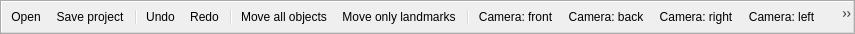
<?xml version="1.0" encoding="UTF-8"?>
<ui version="4.0">
 <class>mqMainControlsToolbar</class>
 <widget class="QToolBar" name="mqMainControlsToolbar">
  <property name="geometry">
   <rect>
    <x>0</x>
    <y>0</y>
    <width>855</width>
    <height>34</height>
   </rect>
  </property>
  <property name="windowTitle">
   <string>Main Controls</string>
  </property>
  <property name="orientation">
   <enum>Qt::Horizontal</enum>
  </property>
  <action name="actionOpenData">
   <property name="icon">
    <iconset resource="../Icons/icons.qrc">
     <normaloff>:/Icons/fileopen.png</normaloff>:/Icons/fileopen.png</iconset>
   </property>
   <property name="text">
    <string>Open...</string>
   </property>
   <property name="statusTip">
    <string>Open</string>
   </property>
   <property name="PV_MUST_BE_MASTER_TO_SHOW" stdset="0">
    <bool>true</bool>
   </property>
  </action>
  <action name="actionSaveData">
   <property name="icon">
    <iconset resource="../Icons/icons.qrc">
     <normaloff>:/Icons/filesave.png</normaloff>:/Icons/filesave.png</iconset>
   </property>
   <property name="text">
    <string>Save project...</string>
   </property>
   <property name="toolTip">
    <string>Save project...</string>
   </property>
   <property name="PV_MUST_BE_MASTER_TO_SHOW" stdset="0">
    <bool>true</bool>
   </property>
  </action>
  <action name="actionUndo">
   <property name="icon">
    <iconset resource="../Icons/icons.qrc">
     <normaloff>:/Icons/undo.png</normaloff>:/Icons/undo.png</iconset>
   </property>
   <property name="text">
    <string>&amp;Undo</string>
   </property>
  </action>
  <action name="actionRedo">
   <property name="icon">
    <iconset resource="../Icons/icons.qrc">
     <normaloff>:/Icons/redo.png</normaloff>:/Icons/redo.png</iconset>
   </property>
   <property name="text">
    <string>&amp;Redo</string>
   </property>
  </action>
  <action name="actionCameraFront">
   <property name="icon">
    <iconset resource="../Icons/icons.qrc">
     <normaloff>:/Icons/camera_front.png</normaloff>
     <normalon>:/Icons/camera_front.png</normalon>:/Icons/camera_front.png</iconset>
   </property>
   <property name="text">
    <string>Camera: front</string>
   </property>
   <property name="toolTip">
    <string>Move Camera: view objects from front side</string>
   </property>
  </action>
  <action name="actionCameraLeft">
   <property name="icon">
    <iconset resource="../Icons/icons.qrc">
     <normaloff>:/Icons/camera_left.png</normaloff>
     <normalon>:/Icons/camera_left.png</normalon>:/Icons/camera_left.png</iconset>
   </property>
   <property name="text">
    <string>Camera: left</string>
   </property>
   <property name="toolTip">
    <string>Move Camera: view objects from left side</string>
   </property>
  </action>
  <action name="actionCameraRight">
   <property name="icon">
    <iconset resource="../Icons/icons.qrc">
     <normaloff>:/Icons/camera_right.png</normaloff>
     <normalon>:/Icons/camera_right.png</normalon>:/Icons/camera_right.png</iconset>
   </property>
   <property name="text">
    <string>Camera: right</string>
   </property>
   <property name="toolTip">
    <string>Move Camera: view objects from right side</string>
   </property>
  </action>
  <action name="actionCameraAbove">
   <property name="icon">
    <iconset>
     <normaloff>Icons/camera_above.png</normaloff>
     <normalon>:/Icons/camera_above.png</normalon>Icons/camera_above.png</iconset>
   </property>
   <property name="text">
    <string>Camera: above</string>
   </property>
   <property name="toolTip">
    <string>Move Camera: view objects from above</string>
   </property>
  </action>
  <action name="actionCameraBelow">
   <property name="icon">
    <iconset resource="../Icons/icons.qrc">
     <normaloff>:/Icons/camera_below.png</normaloff>
     <normalon>:/Icons/camera_below.png</normalon>:/Icons/camera_below.png</iconset>
   </property>
   <property name="text">
    <string>Camera: below</string>
   </property>
   <property name="toolTip">
    <string>Move Camera: underneath view</string>
   </property>
  </action>
  <action name="actionCameraBack">
   <property name="icon">
    <iconset resource="../Icons/icons.qrc">
     <normaloff>:/Icons/camera_back.png</normaloff>
     <normalon>:/Icons/camera_back.png</normalon>:/Icons/camera_back.png</iconset>
   </property>
   <property name="text">
    <string>Camera: back</string>
   </property>
   <property name="toolTip">
    <string>Move Camera: view objects from back side</string>
   </property>
  </action>
  <action name="actionGridToggle">
   <property name="checkable">
    <bool>true</bool>
   </property>
   <property name="icon">
    <iconset resource="../Icons/icons.qrc">
     <normaloff>:/Icons/grid.png</normaloff>
     <normalon>:/Icons/grid.png</normalon>:/Icons/grid.png</iconset>
   </property>
   <property name="text">
    <string>Grid: show/hide</string>
   </property>
   <property name="toolTip">
    <string>Grid : show or hide</string>
   </property>
  </action>
  <action name="actionOrientationHelperToggle">
   <property name="checkable">
    <bool>true</bool>
   </property>
   <property name="icon">
    <iconset resource="../Icons/icons.qrc">
     <normaloff>:/Icons/orientation_helper.png</normaloff>
     <normalon>:/Icons/orientation_helper.png</normalon>:/Icons/orientation_helper.png</iconset>
   </property>
   <property name="text">
    <string>Orientation helper: show/hide</string>
   </property>
   <property name="toolTip">
    <string>Orientation helper : show or hide</string>
   </property>
  </action>
  <action name="actionCameraCentreOfMassToggle">
   <property name="checkable">
    <bool>true</bool>
   </property>
   <property name="icon">
    <iconset resource="../Icons/icons.qrc">
     <normaloff>:/Icons/move_cam.png</normaloff>
     <normalon>:/Icons/move_cam2.png</normalon>:/Icons/move_cam.png</iconset>
   </property>
   <property name="text">
    <string>Camera mode: toggle</string>
   </property>
   <property name="toolTip">
    <string>Toggle camera : centered at (x,y,z) = (0,0,0) / or at the centre of mass of all opened objects</string>
   </property>
  </action>
  <action name="actionCameraOrthoPerspectiveToggle">
   <property name="checkable">
    <bool>true</bool>
   </property>
   <property name="icon">
    <iconset resource="../Icons/icons.qrc">
     <normaloff>:/Icons/camera_ortho.png</normaloff>
     <normalon>:/Icons/camera_persp.png</normalon>:/Icons/camera_ortho.png</iconset>
   </property>
   <property name="text">
    <string>Camera projection mode: toggle</string>
   </property>
   <property name="toolTip">
    <string>Toggle camera : orthonormal or perspective projection</string>
   </property>
  </action>
  <action name="actionRendererAnaglyphToggle">
   <property name="checkable">
    <bool>true</bool>
   </property>
   <property name="icon">
    <iconset resource="../Icons/icons.qrc">
     <normaloff>:/Icons/renderer_anaglyph.png</normaloff>
     <normalon>:/Icons/renderer_anaglyph.png</normalon>:/Icons/renderer_anaglyph.png</iconset>
   </property>
   <property name="text">
    <string>Anaglyph : toggle</string>
   </property>
   <property name="toolTip">
    <string>Toggle renderer : normal or anaglyph (red-blue)</string>
   </property>
  </action>
  <action name="actionLandmarksModeNormal">
   <property name="checkable">
    <bool>true</bool>
   </property>
   <property name="icon">
    <iconset resource="../Icons/icons.qrc">
     <normaloff>:/Icons/landmarks9.png</normaloff>
     <normalon>:/Icons/landmarks9.png</normalon>:/Icons/landmarks9.png</iconset>
   </property>
   <property name="text">
    <string>Set &quot;normal&quot; landmarks</string>
   </property>
   <property name="toolTip">
    <string>Set Normal landmarks</string>
   </property>
  </action>
  <action name="actionLandmarksModeTarget">
   <property name="checkable">
    <bool>true</bool>
   </property>
   <property name="icon">
    <iconset resource="../Icons/icons.qrc">
     <normaloff>:/Icons/landmarks6.png</normaloff>
     <normalon>:/Icons/landmarks6.png</normalon>:/Icons/landmarks6.png</iconset>
   </property>
   <property name="text">
    <string>Set &quot;target&quot; landmarks</string>
   </property>
   <property name="toolTip">
    <string>Set Target landmarks</string>
   </property>
  </action>
  <action name="actionLandmarksModeNode">
   <property name="checkable">
    <bool>true</bool>
   </property>
   <property name="icon">
    <iconset resource="../Icons/icons.qrc">
     <normaloff>:/Icons/landmarks7.png</normaloff>
     <normalon>:/Icons/landmarks7.png</normalon>:/Icons/landmarks7.png</iconset>
   </property>
   <property name="text">
    <string>Set curve &quot;node&quot; landmarks</string>
   </property>
   <property name="toolTip">
    <string>Set Curve Node landmarks</string>
   </property>
  </action>
  <action name="actionLandmarksModeHandle">
   <property name="checkable">
    <bool>true</bool>
   </property>
   <property name="icon">
    <iconset resource="../Icons/icons.qrc">
     <normaloff>:/Icons/landmarks5.png</normaloff>
     <normalon>:/Icons/landmarks5.png</normalon>:/Icons/landmarks5.png</iconset>
   </property>
   <property name="text">
    <string>Set curve &quot;handle&quot; landmarks</string>
   </property>
   <property name="toolTip">
    <string>Set Curve Handle landmarks</string>
   </property>
  </action>
  <action name="actionLandmarksModeFlag">
   <property name="checkable">
    <bool>true</bool>
   </property>
   <property name="icon">
    <iconset resource="../Icons/icons.qrc">
     <normaloff>:/Icons/Flag01.png</normaloff>
     <normalon>:/Icons/Flag01.png</normalon>:/Icons/Flag01.png</iconset>
   </property>
   <property name="text">
    <string>Set Flag</string>
   </property>
   <property name="toolTip">
    <string>Set Flag landmark</string>
   </property>
  </action>
  <action name="actionMoveAll">
   <property name="checkable">
    <bool>true</bool>
   </property>
   <property name="icon">
    <iconset resource="../Icons/icons.qrc">
     <normaloff>:/Icons/move.png</normaloff>
     <normalon>:/Icons/move.png</normalon>:/Icons/move.png</iconset>
   </property>
   <property name="text">
    <string>Move all objects</string>
   </property>
   <property name="toolTip">
    <string>Allow to select (right click) and subsequently move all objects (CTRL + mouse move)</string>
   </property>
  </action>
  <action name="actionMoveOnlyLandmarks">
   <property name="checkable">
    <bool>true</bool>
   </property>
   <property name="icon">
    <iconset resource="../Icons/icons.qrc">
     <normaloff>:/Icons/landmarks2.png</normaloff>
     <normalon>:/Icons/landmarks2.png</normalon>:/Icons/landmarks2.png</iconset>
   </property>
   <property name="text">
    <string>Move only landmarks</string>
   </property>
   <property name="toolTip">
    <string>Allow to select (right click) and subsequently move only landmarks (CTRL + mouse move)</string>
   </property>
  </action>
  <action name="actionEditLandmarks">
   <property name="icon">
    <iconset resource="../Icons/icons.qrc">
     <normaloff>:/Icons/Lmk_edit.png</normaloff>
     <normalon>:/Icons/Lmk_edit.png</normalon>:/Icons/Lmk_edit.png</iconset>
   </property>
   <property name="text">
    <string>Edit first selected landmarks coordinates</string>
   </property>
   <property name="toolTip">
    <string>Edit first selected landmarks coordinates</string>
   </property>
  </action>
  <action name="actionCreateLandmark">
   <property name="icon">
    <iconset resource="../Icons/icons.qrc">
     <normaloff>:/Icons/Lmk_xyz.png</normaloff>
     <normalon>:/Icons/Lmk_xyz.png</normalon>:/Icons/Lmk_xyz.png</iconset>
   </property>
   <property name="text">
    <string>Create landmark at X,Y,Z</string>
   </property>
   <property name="toolTip">
    <string>Create landmark at X,Y,Z</string>
   </property>
  </action>
  <action name="actionEditFlags">
   <property name="icon">
    <iconset resource="../Icons/icons.qrc">
     <normaloff>:/Icons/Flag02.png</normaloff>
     <normalon>:/Icons/Flag02.png</normalon>:/Icons/Flag02.png</iconset>
   </property>
   <property name="text">
    <string>Edit first selected flag label length and color</string>
   </property>
   <property name="toolTip">
    <string>Edit first selected flag label length and color</string>
   </property>
  </action>
  <action name="actionEditActors">
   <property name="icon">
    <iconset resource="../Icons/icons.qrc">
     <normaloff>:/Icons/actor_edit.png</normaloff>
     <normalon>:/Icons/actor_edit.png</normalon>:/Icons/actor_edit.png</iconset>
   </property>
   <property name="text">
    <string>Edit first selected surface object</string>
   </property>
   <property name="toolTip">
    <string>Edit first selected object name, color and matrix</string>
   </property>
  </action>
  <addaction name="actionOpenData"/>
  <addaction name="actionSaveData"/>
  <addaction name="separator"/>
  <addaction name="actionUndo"/>
  <addaction name="actionRedo"/>
  <addaction name="separator"/>
  <addaction name="actionMoveAll"/>
  <addaction name="actionMoveOnlyLandmarks"/>
  <addaction name="separator"/>
  <addaction name="actionCameraFront"/>
  <addaction name="actionCameraBack"/>
  <addaction name="actionCameraRight"/>
  <addaction name="actionCameraLeft"/>
  <addaction name="actionCameraAbove"/>
  <addaction name="actionCameraBelow"/>
  <addaction name="actionCameraCentreOfMassToggle"/>
  <addaction name="actionCameraOrthoPerspectiveToggle"/>
  <addaction name="separator"/>
  <addaction name="actionGridToggle"/>
  <addaction name="actionOrientationHelperToggle"/>
  <addaction name="actionRendererAnaglyphToggle"/>
  <addaction name="separator"/>
  <addaction name="actionLandmarksModeNormal"/>
  <addaction name="actionLandmarksModeTarget"/>
  <addaction name="actionLandmarksModeNode"/>
  <addaction name="actionLandmarksModeHandle"/>
  <addaction name="actionLandmarksModeFlag"/>
  <addaction name="separator"/>
  <addaction name="actionCreateLandmark"/>
  <addaction name="separator"/>
  <addaction name="actionEditActors"/>
  <addaction name="actionEditLandmarks"/>
  <addaction name="actionEditFlags"/>
 </widget>
 <resources>
  <include location="../Icons/icons.qrc"/>
  <include location="../Icons/icons.qrc"/>
 </resources>
 <connections/>
</ui>
